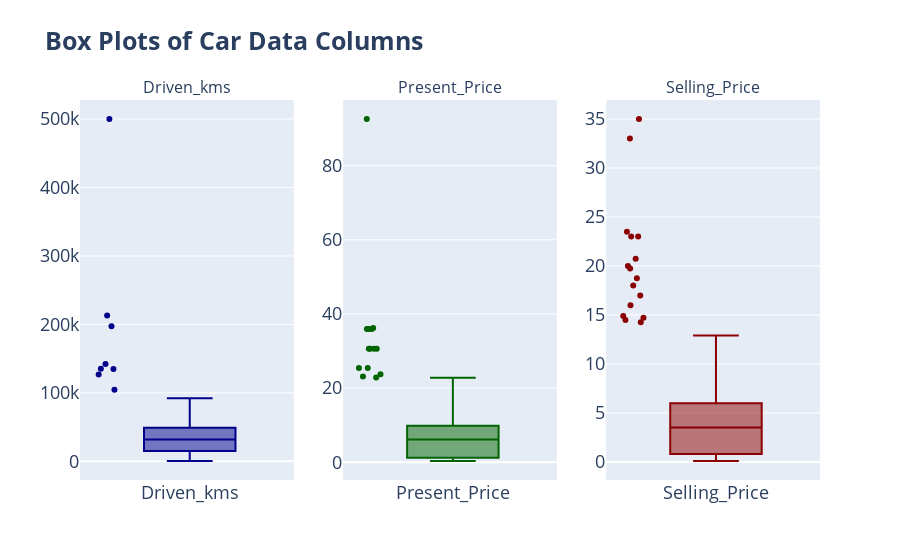

Source (notebook cell):
### Code cell
from plotly.subplots import make_subplots

# Define the box plot traces
box1 = go.Box(y=df['Driven_kms'], name='Driven_kms', boxpoints='outliers', jitter=0.3, pointpos=-1.8)
box2 = go.Box(y=df['Present_Price'], name='Present_Price', boxpoints='outliers', jitter=0.3, pointpos=-1.8)
box3 = go.Box(y=df['Selling_Price'], name='Selling_Price', boxpoints='outliers', jitter=0.3, pointpos=-1.8)

# Use make_subplots to arrange them in one row, three columns
fig = make_subplots(rows=1, cols=3, subplot_titles=['Driven_kms', 'Present_Price', 'Selling_Price'])

# Add each trace to the figure in the appropriate subplot
fig.add_trace(box1, row=1, col=1)
fig.add_trace(box2, row=1, col=2)
fig.add_trace(box3, row=1, col=3)

# Update trace colors
fig.update_traces(marker=dict(color='darkblue'), selector=dict(name='Driven_kms'))
fig.update_traces(marker=dict(color='darkgreen'), selector=dict(name='Present_Price'))
fig.update_traces(marker=dict(color='darkred'), selector=dict(name='Selling_Price'))

# Customize the overall layout of the figure
fig.update_layout(
    title_text='<b>Box Plots of Car Data Columns</b>',  # Global title
    showlegend=False,  # Remove the legend
    font=dict(size=18) # Set global font size bold
)

# Display the figure
fig.show()

### Figure 1 — Plotly figure (JSON) as saved in the notebook; plotly's stock layout.template omitted (floating-point values rounded to 4 significant figures; data arrays with more than 128 entries replaced by an {"elided": "..."} marker saying what was removed)
{"data": [{"boxpoints": "outliers", "jitter": 0.3, "marker": {"color": "darkblue"}, "name": "Driven_kms", "pointpos": -1.8, "type": "box", "xaxis": "x", "y": {"elided": "299 int values"}, "yaxis": "y"}, {"boxpoints": "outliers", "jitter": 0.3, "marker": {"color": "darkgreen"}, "name": "Present_Price", "pointpos": -1.8, "type": "box", "xaxis": "x2", "y": {"elided": "299 float values"}, "yaxis": "y2"}, {"boxpoints": "outliers", "jitter": 0.3, "marker": {"color": "darkred"}, "name": "Selling_Price", "pointpos": -1.8, "type": "box", "xaxis": "x3", "y": {"elided": "299 float values"}, "yaxis": "y3"}], "layout": {"annotations": [{"font": {"size": 16}, "showarrow": false, "text": "Driven_kms", "x": 0.1444, "xanchor": "center", "xref": "paper", "y": 1, "yanchor": "bottom", "yref": "paper"}, {"font": {"size": 16}, "showarrow": false, "text": "Present_Price", "x": 0.5, "xanchor": "center", "xref": "paper", "y": 1, "yanchor": "bottom", "yref": "paper"}, {"font": {"size": 16}, "showarrow": false, "text": "Selling_Price", "x": 0.8556, "xanchor": "center", "xref": "paper", "y": 1, "yanchor": "bottom", "yref": "paper"}], "font": {"size": 18}, "showlegend": false, "title": {"text": "<b>Box Plots of Car Data Columns</b>"}, "xaxis": {"anchor": "y", "domain": [0, 0.2889]}, "xaxis2": {"anchor": "y2", "domain": [0.3556, 0.6444]}, "xaxis3": {"anchor": "y3", "domain": [0.7111, 1]}, "yaxis": {"anchor": "x", "domain": [0, 1]}, "yaxis2": {"anchor": "x2", "domain": [0, 1]}, "yaxis3": {"anchor": "x3", "domain": [0, 1]}}}
